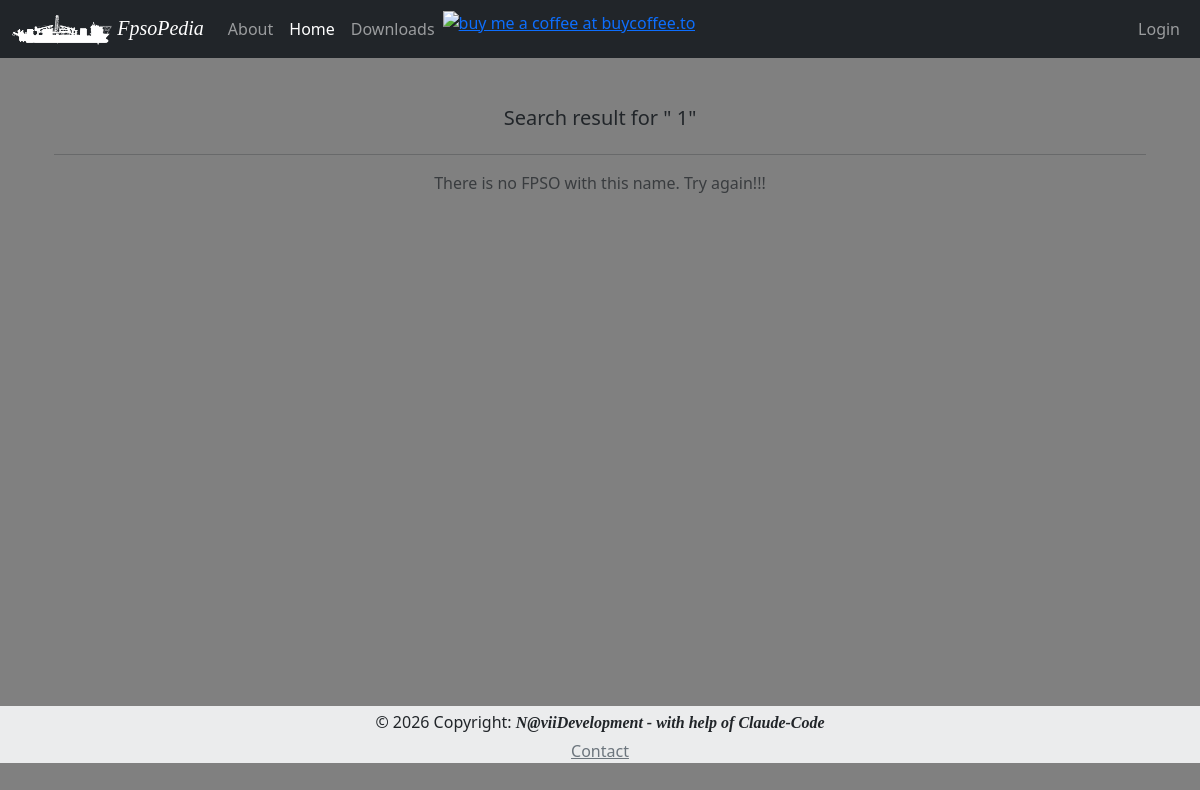
Before: /search/1 with the older database file.
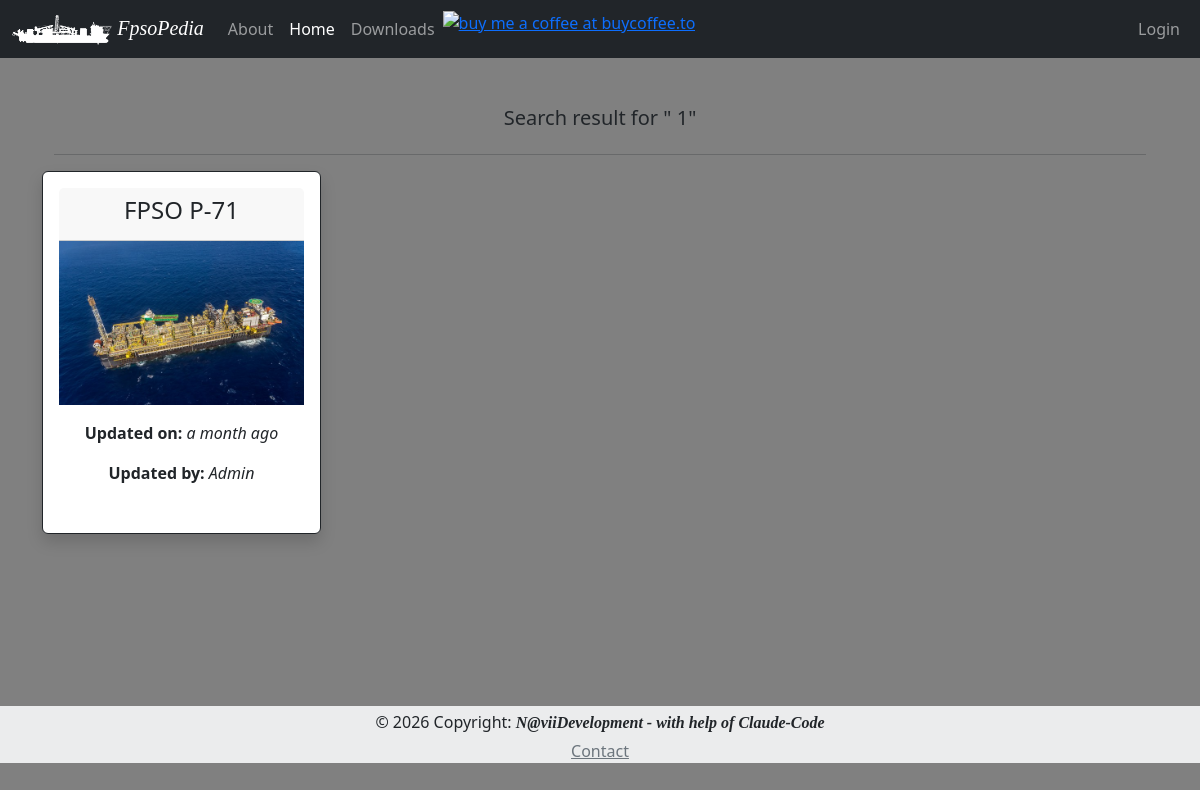
After: the same page with the newer database file.
### App/models.py (models this page shows, shortened)
class Fpso(db.Model):
    id = db.Column(db.Integer, primary_key=True)
    fpso_owner = db.Column(db.String, index=True, default="None")
    timestamp = db.Column(db.DateTime, default=datetime.utcnow)
    fpso_name = db.Column(db.String, unique=True, index=True)
    fpso_basin = db.Column(db.String, default="None", nullable = True)
    fpso_img_name = db.Column(db.String, default="default_fpso_card")
    fpso_remarks = db.Column(db.String, default="None")
    fpso_psn_lat_deg = db.Column(db.String, nullable = True)
    fpso_psn_lat_min = db.Column(db.String, nullable = True)
    fpso_psn_lat_sec = db.Column(db.String, nullable = True)
    fpso_psn_lat_NS = db.Column(db.String, default="S", nullable = True)
    fpso_psn_long_deg = db.Column(db.String, nullable = True)
    fpso_psn_long_min = db.Column(db.String, nullable = True)
    fpso_psn_long_sec = db.Column(db.String, nullable = True)
    fpso_psn_long_WE = db.Column(db.String, default="W", nullable = True)
    fpso_hdg = db.Column(db.String, nullable = True)
    fpso_disch_rate = db.Column(db.String, nullable = True)
    fpso_vhf = db.Column(db.String, default="None", nullable = True)
    fpso_email_1 = db.Column(db.String, default="fpso@example.com", nullable = True)
    fpso_email_2 = db.Column(db.String, default="fpso@example.com", nullable = True)
    fpso_email_3 = db.Column(db.String, default="fpso@example.com", nullable = True)
    fpso_email_4 = db.Column(db.String, default="fpso@example.com", nullable = True)
    fpso_email_5 = db.Column(db.String, default="fpso@example.com", nullable = True)
    cargo_name = db.Column(db.String, nullable = True)
    cargo_API = db.Column(db.String, nullable = True)
    cargo_dens = db.Column(db.String, nullable = True)
    cargo_temp = db.Column(db.String, nullable = True)
    cargo_bsw = db.Column(db.String, nullable = True)
    cargo_line_displ_fwd = db.Column(db.String, nullable = True)
    cargo_Hose_Flush_fwd = db.Column(db.String, nullable = True)
    cargo_line_displ_aft = db.Column(db.String, nullable = True)
    cargo_Hose_Flush_aft = db.Column(db.String, nullable = True)
    cargo_info = db.Column(db.String, nullable = True)
    darps_ID_fwd = db.Column(db.String, nullable = True)
    darps_1_tdma_fwd = db.Column(db.String, nullable = True)
    darps_2_tdma_fwd = db.Column(db.String, nullable = True)
    darps_info_fwd = db.Column(db.String, nullable = True)
    darps_1_ts_fwd = db.Column(db.String, nullable = True)
    darps_2_ts_fwd= db.Column(db.String, nullable = True)
    darps_ID_aft = db.Column(db.String, nullable = True)
    darps_1_tdma_aft = db.Column(db.String, nullable = True)
    darps_2_tdma_aft = db.Column(db.String, nullable = True)
    darps_info_aft = db.Column(db.String, nullable = True)
    darps_1_ts_aft = db.Column(db.String, nullable = True)
    darps_2_ts_aft= db.Column(db.String, nullable = True)
    artemis_address_code_fwd = db.Column(db.String, nullable = True)
    artemis_freq_pair_fwd = db.Column(db.String, nullable = True)
    artemis_info_fwd = db.Column(db.String, nullable = True)
    fanbeam_info_fwd = db.Column(db.String, nullable = True)
    radius_info_fwd = db.Column(db.String, nullable = True)
    artemis_address_code_aft = db.Column(db.String, nullable = True)
    artemis_freq_pair_aft = db.Column(db.String, nullable = True)
    artemis_info_aft = db.Column(db.String, nullable = True)
    fanbeam_info_aft = db.Column(db.String, nullable = True)
    radius_info_aft = db.Column(db.String, nullable = True)
    remarks = db.relationship('Remark', backref='fpso', lazy='dynamic')

### App/routes.py (the view)
@app.route('/search/<fpso>', methods=['GET', 'POST'])
def search(fpso):
    form = SearchForm()
    search_FPSO = Fpso.query.filter(Fpso.fpso_name.like('%' + fpso + '%')).all()
    return render_template('search.html', fpso=search_FPSO, form=form, fp=fpso)

### App/templates/search.html (shortened to what this page needs)
{% extends "base.html" %}
{% set active_page = 'index' %}
{% block content %}
<div class="container">
    <div class="row justify-content-center">
        <h5>Search result for " {{ fp }}"</h5>
    </div>
    <hr>
    <div class="row">
        {% if fpso %}
            {% for fpso in fpso %}
                {% include '_fpso.html' %}
            {% endfor %}
        {% else %}
            <p class="text-center text-muted">There is no FPSO with this name. Try again!!!</p>
        {% endif %}
    </div>
</div>
{% endblock %}

### App/templates/_fpso.html (shortened to what this page needs)
{% set logo = fpso.fpso_img_name %}
<div class="card border-dark mb-3 col-12 col-lg-3 shadow p-3 bg-body rounded">
  <div class="card-header ">
    <h4>{{ fpso.fpso_name }}</h4>
  </div>
    <div class="row">
      <img src="{{ url_for('static', filename='img/{}.jpg'.format(logo)) }}" class="rounded float-start" alt="FPSO Image">
      <div class="col">
        <div class="card-body text-dark">
        <p class="card-text"><b>Updated on:</b> <em>{{ moment(fpso.timestamp).fromNow(refresh=True) }}</em></p>
        <p class="card-text"><b>Updated by:</b>  <em>{{ fpso.fpso_owner }}</em></p>
      </div>
    </div>
  </div>
</div>

Changed rows visible on the page:
added Fpso: fpso_name "FPSO P-71", fpso_img_name (picture), timestamp "a month ago", fpso_owner "Admin"
Other visible differences:
text no longer shown: "There is no FPSO with this name. Try again!!!"
